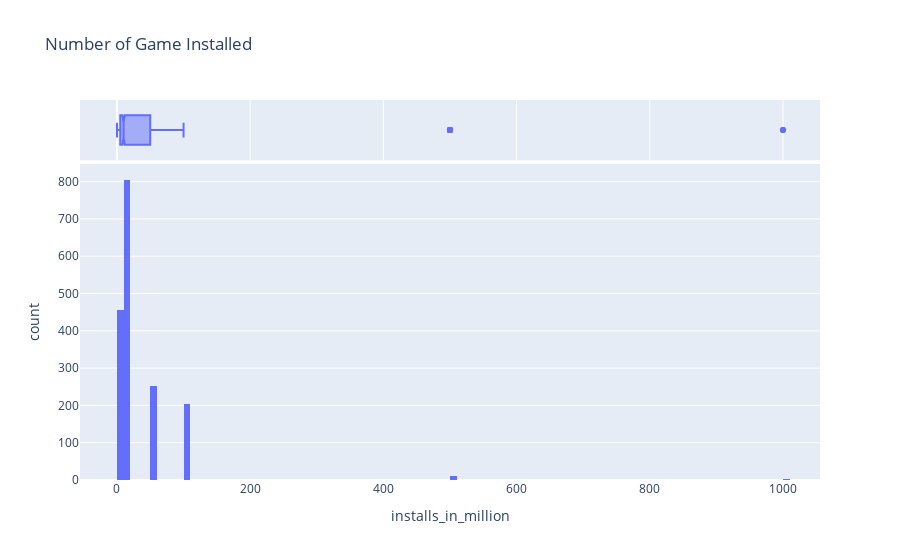

The notebook cell this image was saved under:
### Code cell
# with plotly

fig = px.histogram(data_frame = df_1, x = "installs_in_million", title = "Number of Game Installed", marginal = "box")
fig.show()

### Figure 1 — Plotly figure (JSON) as saved in the notebook; plotly's stock layout.template omitted (floating-point values rounded to 4 significant figures; data arrays with more than 128 entries replaced by an {"elided": "..."} marker saying what was removed)
{"data": [{"alignmentgroup": "True", "bingroup": "x", "hovertemplate": "installs_in_million=%{x}<br>count=%{y}<extra></extra>", "legendgroup": "", "marker": {"color": "#636efa", "pattern": {"shape": ""}}, "name": "", "offsetgroup": "", "orientation": "v", "showlegend": false, "type": "histogram", "x": {"elided": "1730 float values"}, "xaxis": "x", "yaxis": "y"}, {"alignmentgroup": "True", "hovertemplate": "installs_in_million=%{x}<extra></extra>", "legendgroup": "", "marker": {"color": "#636efa"}, "name": "", "notched": true, "offsetgroup": "", "showlegend": false, "type": "box", "x": {"elided": "1730 float values"}, "xaxis": "x2", "yaxis": "y2"}], "layout": {"barmode": "relative", "legend": {"tracegroupgap": 0}, "title": {"text": "Number of Game Installed"}, "xaxis": {"anchor": "y", "domain": [0, 1], "title": {"text": "installs_in_million"}}, "xaxis2": {"anchor": "y2", "domain": [0, 1], "matches": "x", "showgrid": true, "showticklabels": false}, "yaxis": {"anchor": "x", "domain": [0, 0.8316], "title": {"text": "count"}}, "yaxis2": {"anchor": "x2", "domain": [0.8416, 1], "matches": "y2", "showgrid": false, "showline": false, "showticklabels": false, "ticks": ""}}}
